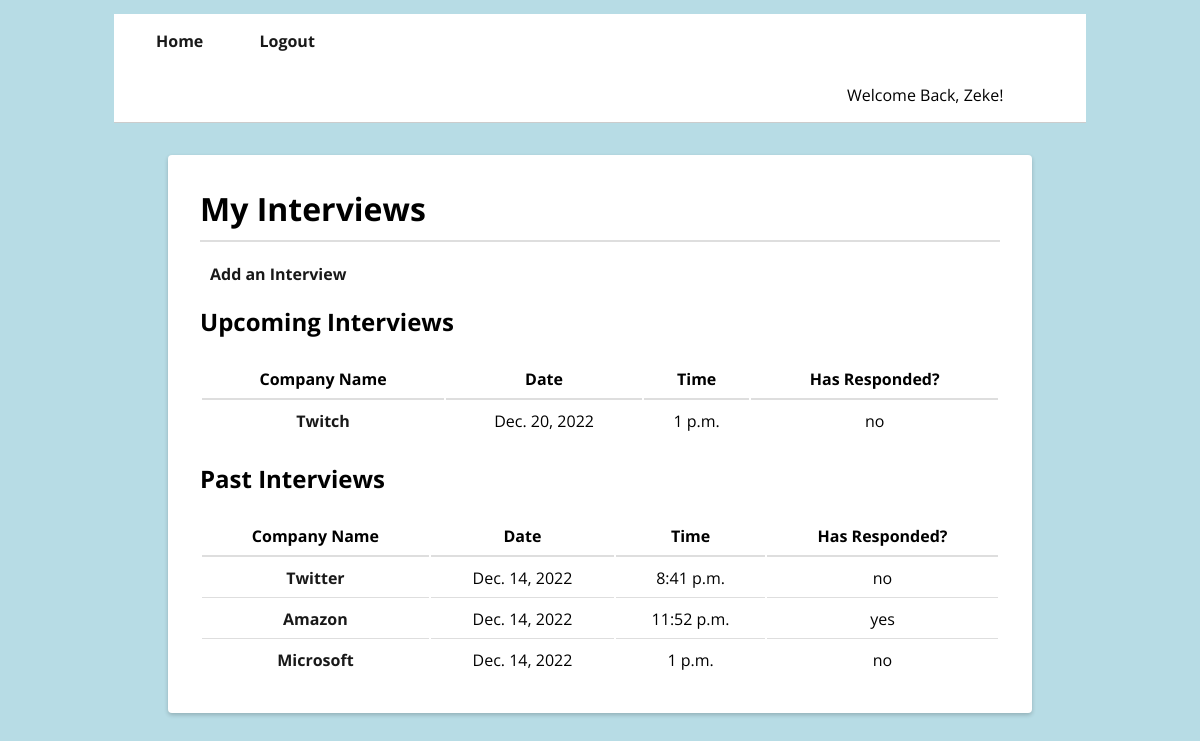
The page /tracker/ (signed in) on the database as committed earlier.
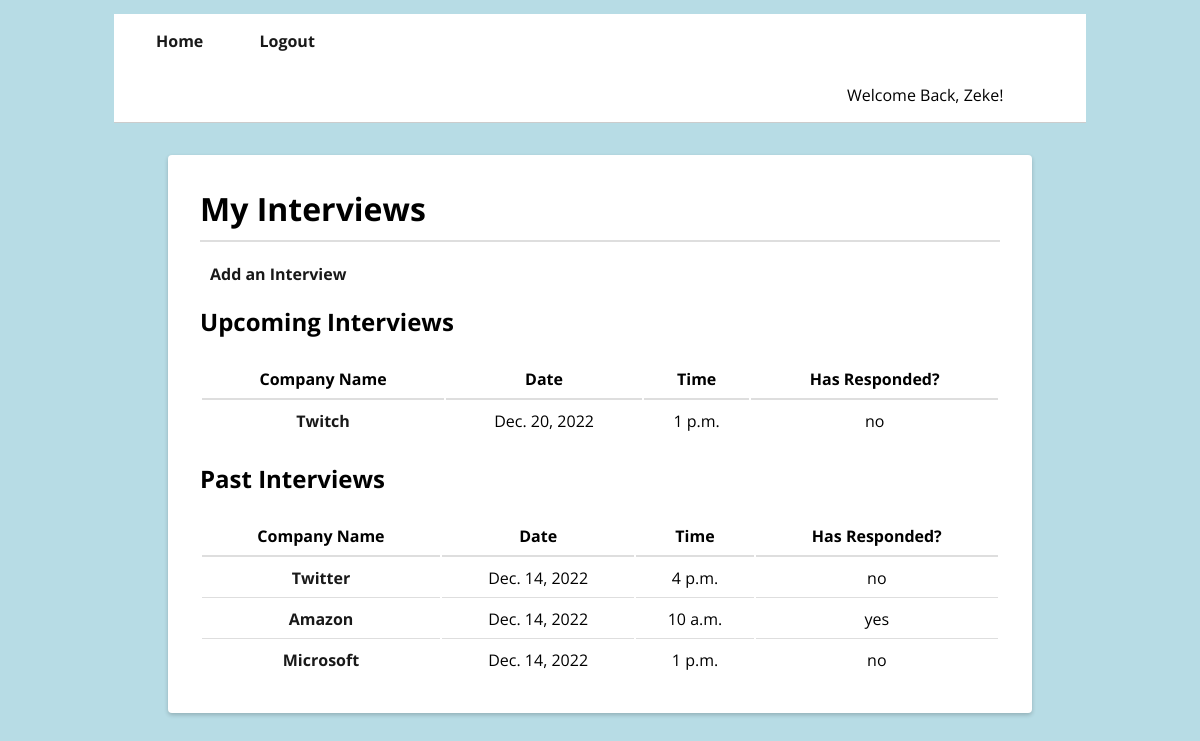
The same page on the database as committed later.
### tracker/models.py (models this page shows)
class Interview(models.Model):
    company_name = models.CharField(max_length=200)
    industry = models.ForeignKey(
        Industry,
        related_name="interview",
        on_delete=models.CASCADE,
        null=True,
    )
    position = models.CharField(max_length=200)
    date = models.DateField(auto_now_add=False)
    time = models.TimeField(auto_now_add=False)
    responded = models.BooleanField(default=False)
    notes = models.TextField()
    job_link = models.URLField(null=True)
    user = models.ForeignKey(
        User,
        related_name="interview",
        on_delete=models.CASCADE,
        null=True,
    )

### tracker/views.py (the view)
# urls.py: path("", interview_list, name="interview_list"),
@login_required
def interview_list(request):
    interviews = Interview.objects.all()
    today_date = date.today()
    context = {
        "interviews": interviews,
        "today_date": today_date
    }
    return render(request, "tracker/interview_list.html", context)

### tracker/templates/tracker/interview_list.html (shortened to what this page needs)
{% extends 'base.html'%}
{% block content %}
<main>
    <div class="project-list">
        <h1 id="InterviewBorder">My Interviews</h1>
         <p>
            <a href="{% url 'create_interview' %}">Add an Interview</a>
        </p>
        {% if interviews|length == 0 %}
            <p>You don't have any interviews scheduled.</p>
        {% else %}
            <h2>Upcoming Interviews</h2>
            <table>
                <thead>
                    <th>Company Name</th>
                    <th>Date</th>
                    <th>Time</th>
                    <th>Has Responded?</th>
                </thead>
                <tbody>
                    {% for interview in interviews %}
                        {% if interview.date >= today_date %}
                        <tr>
                            <td>
                                <a href="{% url 'show_interview' interview.id %}">{{ interview.company_name }}</a>
                            </td>
                            <td>
                                {{ interview.date }}
                            </td>
                            <td>
                                {{ interview.time }}
                            </td>
                            <td>
                                {{ interview.responded|yesno }}
                            </td>
                        </tr>
                        {% endif %}
                    {% endfor %}
                </tbody>
            </table>
            <h2>Past Interviews</h2>
            <table>
                <thead>
                    <th>Company Name</th>
                    <th>Date</th>
                    <th>Time</th>
                    <th>Has Responded?</th>
                </thead>
                <tbody>
                    {% for interview in interviews %}
                    {% if interview.date < today_date %}
                        <tr>
                            <td>
                                <a href="{% url 'show_interview' interview.id %}">{{ interview.company_name }}</a>
                            </td>
                            <td>
                                {{ interview.date }}
                            </td>
                            <td>
                                {{ interview.time }}
                            </td>
                            <td>
                                {{ interview.responded|yesno }}
                            </td>
                        </tr>
                    {% endif %}
                    {% endfor %}
                </tbody>
            </table>
        {% endif %}
    </div>
</main>
{% endblock content %}

### tracker/templates/base.html (shortened to what this page needs)
{% load static %}
<!doctype html>
<html lang="en">
    <head>
        <link rel="stylesheet" href="{% static 'css/tracker.css' %}">
    </head>
    <body>
        <header>
            <nav>
                <ul>
                    {% if user.is_authenticated %}
                        <li>
                            <a href="{% url 'home' %}">Home</a>
                        </li>
                        <li>
                            <a href="{% url 'logout' %}">Logout</a>
                        </li>
                        <li class="UserFormat">Welcome Back, {{ user|title }}! </li>
                    {% endif %}
                </ul>
            </nav>
        </header>
        {% block content %}
        {% endblock content %}
    </body>
 </html>

### tracker/static/css/tracker.css (style rules this page uses)
body, input, textarea, button { font-family: 'Open Sans', sans-serif; font-size: 16px; margin: 0; padding: 114px; }
html, body { background-color: #b7dce5; }
header nav ul { background-color: white; border-bottom: 1px solid #CCC; box-sizing: border-box; margin-top: -100px; margin-bottom: 2em; padding: 0 0 0 1em; }
header nav ul li { display: inline-block; margin: 0 1em; padding: 1em 0 1em 0; }
header nav ul li a { font-weight: bold; text-decoration: none; }
table { width: 100%; }
.task-form h1, .login-form h1, .signup-form h1, .project-list h1, .project-form h1, .project-detail h1 { margin-top: 0; }
.my-tasks-list, .project-list, .project-detail { background-color: white; border-radius: 4px; box-shadow: 0 2px 4px rgba(0, 0, 0, 0.2); margin: auto; max-width: 800px; padding: 2em; }
.my-tasks-list th, .my-tasks-list td, .project-list th, .project-list td, .project-detail th, .project-detail td { padding: .5em; }
.my-tasks-list thead tr th, .project-list thead tr th, .project-detail thead tr th { border-bottom: 2px solid #DEDEDE; }
.my-tasks-list tbody td:nth-child(2), .my-tasks-list tbody td:nth-child(3), .my-tasks-list tbody td:nth-child(4), .project-list tbody tr td, .project-detail tbody td:nth-child(2), .project-detail tbody td:nth-child(3), .project-detail tbody td:nth-child(4), .project-detail tbody td:nth-child(5) { text-align: center; }
.my-tasks-list tbody :not(tr:last-child) td, .project-list tbody :not(tr:last-child) td, .project-detail tbody :not(tr:last-child) td { border-bottom: 1px solid #DEDEDE; }
a { text-decoration: none; color: rgb(25, 25, 25); font-weight: bold; padding-left: 10px; padding-right: 10px; padding-top: 5px; padding-bottom: 5px; border-radius: 10px; }
.UserFormat { margin-left: 75%; }
#InterviewBorder { border-bottom: 2px solid #DEDEDE; padding-bottom: 10px; }

Rows that differ between the two databases and show on the page:
changed Interview "Twitter": time "8:41 p.m." → "4 p.m."
changed Interview "Amazon": time "11:52 p.m." → "10 a.m."
